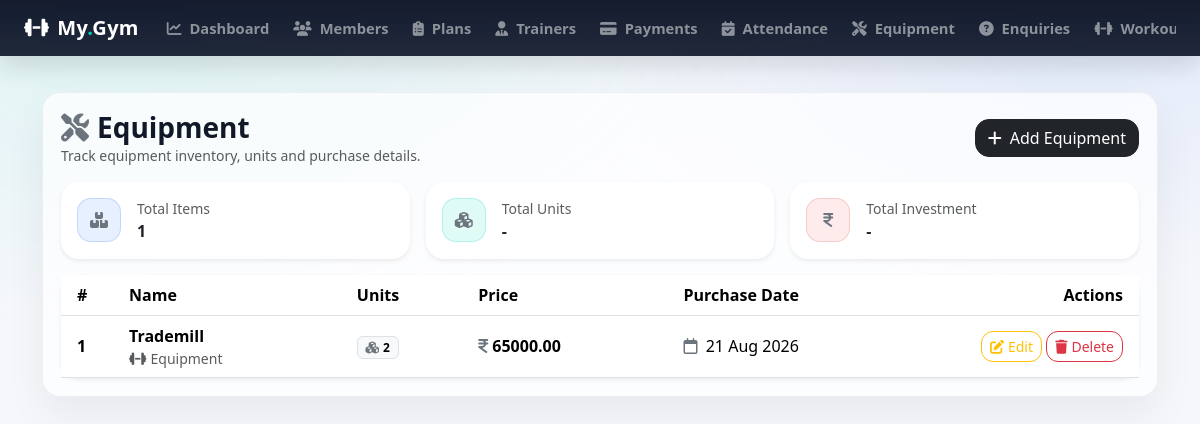
Before: /admin_equipment/ (signed in) with the older database file.
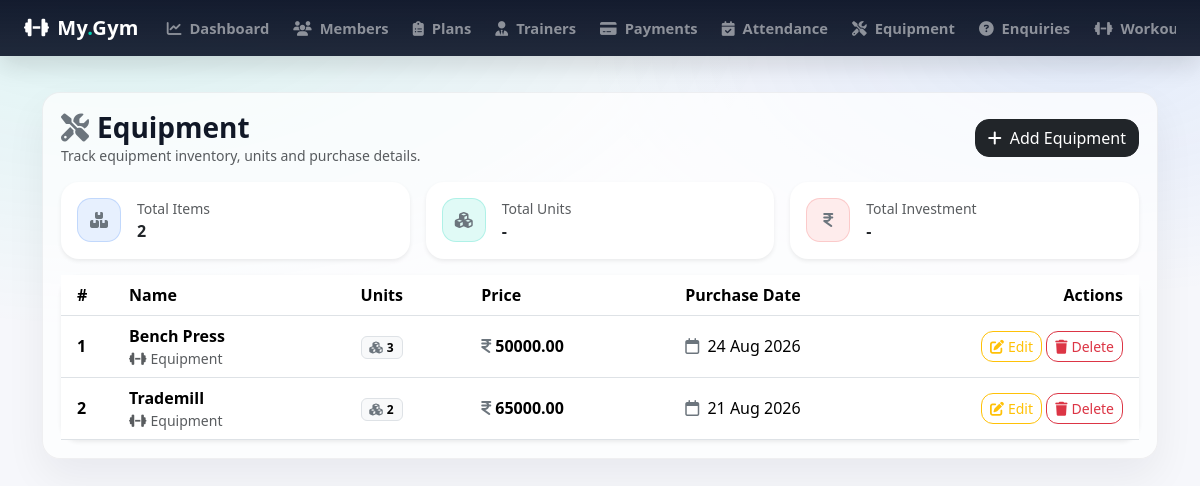
After: the same page with the newer database file.
### gymapp/models.py (models this page shows, shortened)
class Equipment(models.Model):
    name = models.CharField(max_length=100)
    units = models.PositiveIntegerField(default=1)
    price = models.DecimalField(max_digits=8, decimal_places=2)
    purchase_date = models.DateField(default=timezone.now) # date when equipment was purchased
    is_active = models.BooleanField(default=True) # if remove/sold, mark as inactive instead of deleting records

### gymapp/views.py (the view)
    def wrapper(request, *args, **kwargs):
        if not request.user.is_authenticated or getattr(request.user, 'role', None) != 'ADMIN':
            messages.error(request, 'You must be logged in as an admin to access this page.')
            return redirect('admin_login')  # Redirect to the admin login page
        return view_func(request, *args, **kwargs)

### gymapp/views.py (called while the page is built)
def admin_required(view_func):
    def wrapper(request, *args, **kwargs):
        if not request.user.is_authenticated or getattr(request.user, 'role', None) != 'ADMIN':
            messages.error(request, 'You must be logged in as an admin to access this page.')
            return redirect('admin_login')  # Redirect to the admin login page
        return view_func(request, *args, **kwargs)
    return wrapper

@admin_required
def admin_equipment_list(request):
    search = request.GET.get('search', '')
    equipments = Equipment.objects.all().order_by('name') # order equipment by name
    if search:
        equipments = equipments.filter(name__icontains=search)
    return render(request, 'admin_equipment_list.html', {'equipments' : equipments, 'search':search})

### gymapp/templates/admin_equipment_list.html (shortened to what the changed rows need)
{% extends 'base.html' %}
{% block content %}
<div class="row g-3 mb-3">
    <div class="col-12 col-md-4">
        <div class="card border-0 shadow-sm" style="border-radius:18px;">
            <div class="card-body">
                <div class="d-flex align-items-center gap-3">
                    <div>
                        <div class="text-muted small">Total Items</div>
                        <div class="fw-bold">{{ equipments|length }}</div>
                    </div>
                </div>
            </div>
        </div>
    </div>
</div>
<div class="card border-0 shadow-sm" style="border-radius:18px;">
    <div class="card-body p-0">
        <div class="table-responsive">
            <table class="table table-hover align-middle mb-0">
                <thead style="background: rgba(15,23,42,.98); color:#fff;">
                <tr>
                    <th class="ps-3" style="width:60px;">#</th>
                    <th>Name</th>
                    <th>Units</th>
                    <th>Price</th>
                    <th>Purchase Date</th>
                    <th class="text-end pe-3" style="width:190px;">Actions</th>
                </tr>
                </thead>
                <tbody>
                {% for e in equipments %}
                    <tr>
                        <td class="ps-3 fw-semibold">{{ forloop.counter }}</td>
                        <td>
                            <div class="fw-semibold">{{ e.name }}</div>
                            <div class="small text-muted">
                                <i class="fa-solid fa-dumbbell me-1"></i>Equipment
                            </div>
                        </td>
                        <td class="text-nowrap">
                            <span class="badge text-bg-light border">
                                <i class="fa-solid fa-cubes me-1 text-secondary"></i>{{ e.units }}
                            </span>
                        </td>
                        <td class="text-nowrap">
                            <span class="fw-bold">
                                <i class="fa-solid fa-indian-rupee-sign me-1 text-secondary"></i>{{ e.price }}
                            </span>
                        </td>
                        <td class="text-nowrap">
                            {% if e.purchase_date %}
                                <i class="fa-regular fa-calendar me-1 text-secondary"></i>
                                {{ e.purchase_date|date:"d M Y" }}
                            {% else %}
                                <span class="text-muted">-</span>
                            {% endif %}
                        </td>
                        <td class="text-end pe-3">
                            <a href="{% url 'admin_equipment_edit' e.id %}"
                               class="btn btn-sm btn-outline-warning"
                               style="border-radius:12px;">
                                <i class="fa-solid fa-pen-to-square me-1"></i>Edit
                            </a>
                            <form action="{% url 'admin_equipment_delete' e.id %}"
                                  method="post" class="d-inline-block">
                                <button type="submit" class="btn btn-sm btn-outline-danger"
                                        style="border-radius:12px;"
                                        onclick="return confirm('Delete this equipment?')">
                                    <i class="fa-solid fa-trash me-1"></i>Delete
                                </button>
                            </form>
                        </td>
                    </tr>
                {% endfor %}
                </tbody>
            </table>
        </div>
    </div>
</div>
{% endblock %}

Changed rows visible on the page:
added Equipment: name "Bench Press", units "3", price "50000.00", purchase_date "24 Aug 2026"
Other visible differences:
{{ equipments|length }}: "1" → "2"
